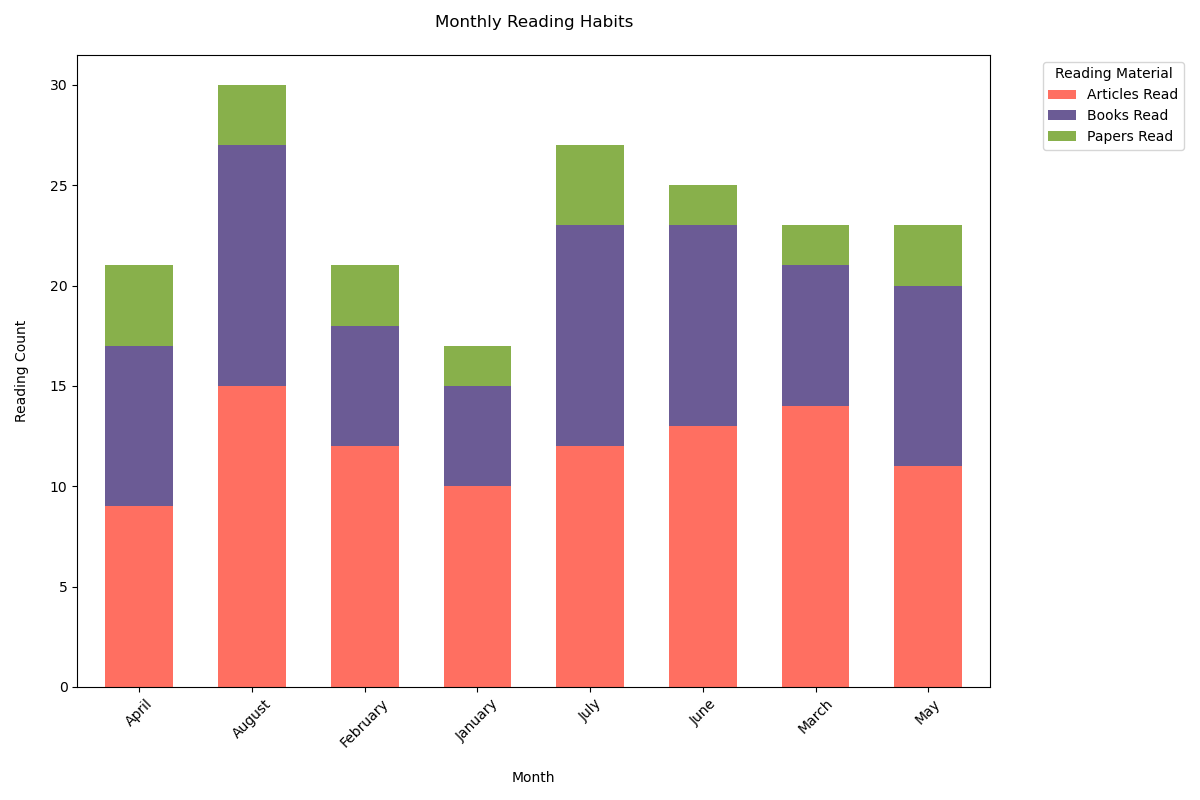

Reproduce this figure in Python.

import matplotlib.pyplot as plt
import pandas as pd
import seaborn as sns

data = [
    {'Month': 'January', 'Books Read': '5', 'Articles Read': '10', 'Papers Read': '2'},
    {'Month': 'February', 'Books Read': '6', 'Articles Read': '12', 'Papers Read': '3'},
    {'Month': 'March', 'Books Read': '7', 'Articles Read': '14', 'Papers Read': '2'},
    {'Month': 'April', 'Books Read': '8', 'Articles Read': '9', 'Papers Read': '4'},
    {'Month': 'May', 'Books Read': '9', 'Articles Read': '11', 'Papers Read': '3'},
    {'Month': 'June', 'Books Read': '10', 'Articles Read': '13', 'Papers Read': '2'},
    {'Month': 'July', 'Books Read': '11', 'Articles Read': '12', 'Papers Read': '4'},
    {'Month': 'August', 'Books Read': '12', 'Articles Read': '15', 'Papers Read': '3'}
]

df = pd.DataFrame(data)
for col in df.columns[1:]:
    df[col] = df[col].astype('float')

df_long = df.melt(id_vars='Month', var_name='Reading Material', value_name='Count')

pivot_df = df_long.pivot(index='Month', columns='Reading Material', values='Count')

colors = ['#FF6F61', '#6B5B95', '#88B04B']
pivot_df.plot(kind='bar', stacked=True, color=colors, figsize=(12, 8), width=0.6)

plt.title('Monthly Reading Habits', pad=20)
plt.xlabel('Month', labelpad=15)
plt.ylabel('Reading Count', labelpad=15)
plt.legend(title='Reading Material', bbox_to_anchor=(1.05, 1), loc='upper left')
plt.xticks(rotation=45)
plt.tight_layout()

plt.show()
